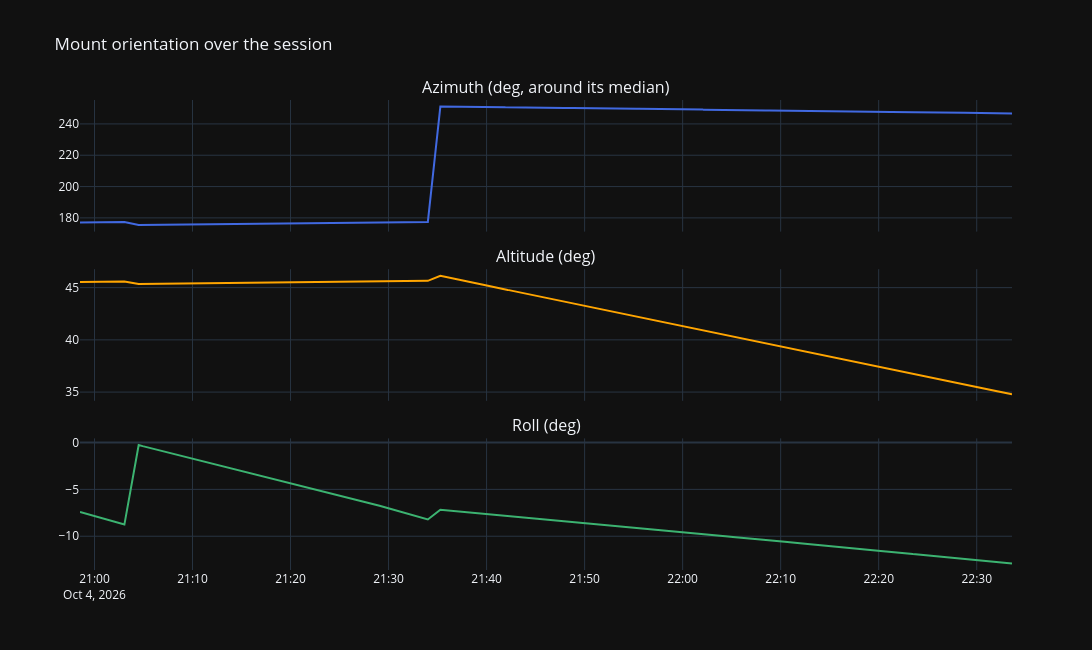

The code cell stored with this chart in its notebook:
### Markdown cell above
## 1. Where did the mount point?

Azimuth is shown around its median so a 0/360 crossing doesn't stretch the axis; real jumps (gotos) are left as gaps.
Roll matters for the worm feed-forward: near Roll 0 the M1 and M3 worms move the sky the same way.

### Code cell
def wrap_to_median(y, ref):
    return (y - ref + 180) % 360 - 180 + ref

def break_wraps(y, threshold=180):
    y = y.copy()
    y[y.diff().abs() > threshold] = np.nan
    return y

az = break_wraps(wrap_to_median(df['az'], df['az'].median()))
fig = make_subplots(rows=3, cols=1, shared_xaxes=True, vertical_spacing=0.08,
                    subplot_titles=['Azimuth (deg, around its median)', 'Altitude (deg)', 'Roll (deg)'])
for r, (y, c) in enumerate(((az, 'royalblue'), (df['alt'], 'orange'), (df['roll'], 'mediumseagreen')), start=1):
    fig.add_trace(go.Scatter(x=df['timestamp'], y=y, mode='lines', line=dict(color=c), showlegend=False), row=r, col=1)
fig.update_layout(height=650, width=1200, template=TEMPLATE, title='Mount orientation over the session')
fig.show()

### Figure 1 — Plotly figure (JSON) as saved in the notebook; plotly's stock layout.template omitted (floating-point values rounded to 4 significant figures; data arrays with more than 128 entries replaced by an {"elided": "..."} marker saying what was removed)
{"data": [{"line": {"color": "royalblue"}, "mode": "lines", "showlegend": false, "type": "scatter", "x": {"elided": "2739 str values"}, "xaxis": "x", "y": {"elided": "2739 float values"}, "yaxis": "y"}, {"line": {"color": "orange"}, "mode": "lines", "showlegend": false, "type": "scatter", "x": {"elided": "2739 str values"}, "xaxis": "x2", "y": {"elided": "2739 float values"}, "yaxis": "y2"}, {"line": {"color": "mediumseagreen"}, "mode": "lines", "showlegend": false, "type": "scatter", "x": {"elided": "2739 str values"}, "xaxis": "x3", "y": {"elided": "2739 float values"}, "yaxis": "y3"}], "layout": {"annotations": [{"font": {"size": 16}, "showarrow": false, "text": "Azimuth (deg, around its median)", "x": 0.5, "xanchor": "center", "xref": "paper", "y": 1, "yanchor": "bottom", "yref": "paper"}, {"font": {"size": 16}, "showarrow": false, "text": "Altitude (deg)", "x": 0.5, "xanchor": "center", "xref": "paper", "y": 0.64, "yanchor": "bottom", "yref": "paper"}, {"font": {"size": 16}, "showarrow": false, "text": "Roll (deg)", "x": 0.5, "xanchor": "center", "xref": "paper", "y": 0.28, "yanchor": "bottom", "yref": "paper"}], "height": 650, "title": {"text": "Mount orientation over the session"}, "width": 1200, "xaxis": {"anchor": "y", "domain": [0, 1], "matches": "x3", "showticklabels": false}, "xaxis2": {"anchor": "y2", "domain": [0, 1], "matches": "x3", "showticklabels": false}, "xaxis3": {"anchor": "y3", "domain": [0, 1]}, "yaxis": {"anchor": "x", "domain": [0.72, 1]}, "yaxis2": {"anchor": "x2", "domain": [0.36, 0.64]}, "yaxis3": {"anchor": "x3", "domain": [0, 0.28]}}}
